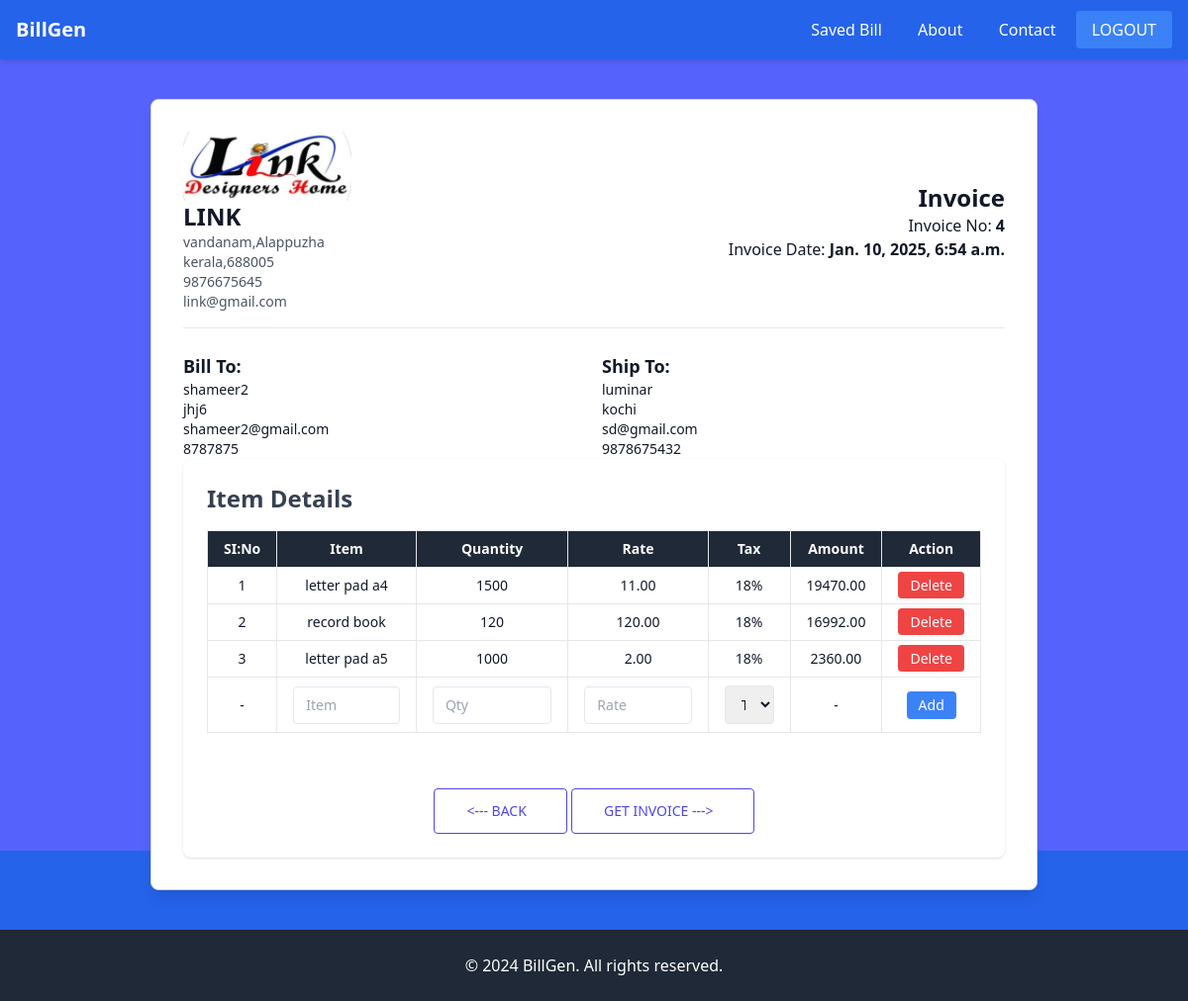
/generate/bill/4/ (signed in), run on the app's committed database.
### billapp/models.py (models this page shows, shortened)
class Company(models.Model):
    company_obj=models.OneToOneField(User,on_delete=models.CASCADE,related_name="company")
    company_logo=models.ImageField(upload_to="company_logo",null=True,blank=True)
    company_name=models.CharField(max_length=100)
    registration_number = models.CharField(max_length=50,null=True,blank=True)
    company_address=models.TextField()
    city = models.CharField(max_length=100)
    state = models.CharField(max_length=100)
    country = models.CharField(max_length=100,null=True,blank=True)
    postal_code = models.CharField(max_length=20)
    company_mobile=models.CharField(max_length=12)
    company_email=models.EmailField()
    website = models.URLField(blank=True, null=True)
    company_GSTIN=models.CharField(max_length=20,null=True,blank=True)
    established_date = models.DateField(null=True,blank=True)
    active = models.BooleanField(default=True,null=True,blank=True)

class Receiver(models.Model):
    receiver_obj = models.ForeignKey(Company, on_delete=models.CASCADE, related_name='receivers')  # Linking to Company
    receiver_name = models.CharField(max_length=100)  # Receiver Name
    receiver_address = models.TextField()  # Receiver Address
    receiver_city = models.CharField(max_length=100,null=True,blank=True)  # City
    receiver_state = models.CharField(max_length=100)  # State
    receiver_country = models.CharField(max_length=100, default="India",null=True,blank=True)  # Country (default to India)
    receiver_postal_code = models.CharField(max_length=10, blank=True, null=True)  # Postal Code
    receiver_mobile = models.CharField(max_length=15,null=True,blank=True)  # Mobile Number
    receiver_alternate_phone = models.CharField(max_length=15, blank=True, null=True)  # Alternate Phone Number
    receiver_email = models.EmailField()  # Email Address
    receiver_GSTIN = models.CharField(max_length=20, blank=True, null=True, help_text="GST Identification Number")
    receiver_pan = models.CharField(max_length=10, blank=True, null=True, help_text="PAN Number")
    is_active = models.BooleanField(default=True,null=True,blank=True)  # Status: Active/Inactive
    created_at = models.DateTimeField(default=now, editable=False,null=True,blank=True)  # Timestamp for creation
    updated_at = models.DateTimeField(auto_now=True,null=True,blank=True)  # Timestamp for last update
    class Meta:
        verbose_name = "Receiver"
        verbose_name_plural = "Receivers"
        ordering = ['receiver_name']

class ShipTo(models.Model):
    ship_obj = models.ForeignKey(Company, on_delete=models.CASCADE, related_name='shipments')  # Linking to Company
    shipping_name = models.CharField(max_length=100)  # Recipient Name
    shipping_address = models.TextField()  # Full Shipping Address
    shipping_city = models.CharField(max_length=100,null=True,blank=True)  # City
    shipping_state = models.CharField(max_length=100,null=True,blank=True)  # State
    shipping_country = models.CharField(max_length=100, default="India",null=True,blank=True)  # Country
    shipping_postal_code = models.CharField(max_length=10, blank=True, null=True)  # Postal Code
    shipping_mobile = models.CharField(max_length=15,null=True,blank=True)  # Primary Mobile Number
    shipping_alternate_phone = models.CharField(max_length=15, blank=True, null=True)  # Alternate Phone Number
    shipping_email = models.EmailField()  # Email Address
    shipping_instructions = models.TextField(blank=True, null=True, help_text="Special instructions for delivery")
    is_active = models.BooleanField(default=True,null=True,blank=True)  # Status: Active/Inactive
    created_at = models.DateTimeField(default=now, editable=False,null=True,blank=True)  # Timestamp for creation
    updated_at = models.DateTimeField(auto_now=True,null=True,blank=True)  # Timestamp for last update
    class Meta:
        verbose_name = "Ship To"
        verbose_name_plural = "Ship To"
        ordering = ['shipping_name']

class Item(models.Model):
    items_obj = models.ForeignKey(Company, on_delete=models.CASCADE, related_name='items')  # Linking to Company
    si_no = models.PositiveIntegerField(null=True)  # Serial Number
    items = models.CharField(max_length=255)  # Item Name
    description = models.TextField(blank=True, null=True)  # Item Description
    quantity = models.PositiveIntegerField()  # Quantity of Items
    unit = models.CharField(max_length=50, choices=[
        ('pcs', 'Pieces'),
        ('kg', 'Kilograms'),
        ('ltr', 'Liters'),
        ('box', 'Box'),
        ('doz', 'Dozen'),
    ], default='pcs')  # Unit of Measurement
    rate = models.DecimalField(max_digits=10, decimal_places=2)  # Unit Rate
    discount = models.DecimalField(max_digits=5, decimal_places=2, default=0.0, help_text="Discount in %")  # Discount Percentage
    tax_option = [
        ('18', 'GST'),
        ('0', 'No Tax'),
    ]
    tax = models.CharField(max_length=50, choices=tax_option, default='None')  # Tax Type
    tax_rate = models.DecimalField(max_digits=5, decimal_places=2, default=0.0, help_text="Tax rate in %")  # Tax Rate
    stock = models.PositiveIntegerField(default=0, help_text="Current stock available")  # Stock Tracking
    amount = models.DecimalField(max_digits=12, decimal_places=2,null=True,blank=True)  # Total Amount
    created_at = models.DateTimeField(default=now, editable=False)  # Timestamp for creation
    updated_at = models.DateTimeField(auto_now=True)  # Timestamp for last update

### billapp/views.py (the view, shortened to what this page needs)
# urls.py: path("generate/bill/<int:pk>/",views.GenerateBillReceiptView.as_view(),name="generate-bill"),
@method_decorator(decs, name='dispatch')
class GenerateBillReceiptView(View):
    template_name = 'generate_bill.html'
    item_form_class = ItemForm
    def get(self, request, *args, **kwargs):
        id = kwargs.get('pk')
        item_form_instance = self.item_form_class()
        qs = Item.objects.filter(items_obj=request.user.company)
        comp_dtl=Company.objects.get(company_obj=(request.user))
        receiver = Receiver.objects.filter(receiver_obj=request.user.company).get(id=id)
        shipto = ShipTo.objects.filter(ship_obj=request.user.company).get(id=id)
        return render(request, self.template_name, {
            "data": qs,
            "item_form": item_form_instance,
            "receiver_data": receiver,
            "shipto_data": shipto,
            "comp_dtl":comp_dtl,
             "id": id ,
            })

### billapp/forms.py
class ItemForm(forms.ModelForm):
    class Meta:
        model=Item
        fields=["items","quantity","rate","tax","amount"]

### billapp/templates/generate_bill.html (shortened to what this page needs)
{%extends 'base.html'%}
{%block main_block%}
<body class=" bg-gray-100 py-10 ">
    <div class="mt-10 mb-10 page max-w-4xl mx-auto bg-white p-8 shadow-lg rounded-lg border border-gray-300">
        <div class="flex justify-between items-center border-b pb-4">
            <div>
                {% if comp_dtl.company_logo %}
                <img src="{{comp_dtl.company_logo.url}}" id="mainImage" class="w-4/4 h-4/4 " style="height: 70px;">
                {% else %}
                <h5 class="text-lg font-bold text-blue-600">{{company.company_name}}</h5>
                {% endif %}
                <h1 class="text-2xl font-bold">{{comp_dtl.company_name}}</h1>
                <p class="text-sm text-gray-600">{{comp_dtl.company_address}},{{comp_dtl.city}}</p>
                <p class="text-sm text-gray-600">{{comp_dtl.state}},{{comp_dtl.postal_code}}</p>
                <p class="text-sm text-gray-600">{{comp_dtl.company_mobile}}</p>
                <p class="text-sm text-gray-600">{{comp_dtl.company_email}}</p>
            </div>
            <div class="text-right">
                <h2 class="text-2xl font-bold">Invoice</h2>
                <p>Invoice No: <strong>{{receiver_data.id}}</strong></p>
                <p>Invoice Date: <strong>{{receiver_data.created_at}}</strong></p>
            </div>
        </div>
        <div class="grid grid-cols-2 gap-4 mt-6">
            <div>
                <h3 class="text-lg font-semibold">Bill To:</h3>
                {% if receiver_data %}
                <p class="text-sm">{{ receiver_data.receiver_name }}</p>
                <p class="text-sm">{{ receiver_data.receiver_address }}</p>
                <p class="text-sm">{{ receiver_data.receiver_email }}</p>
                <p class="text-sm">{{ receiver_data.receiver_mobile }}</p>
                {% else %}
                <p class="text-sm text-gray-600">No receiver data available</p>
                {% endif %}
            </div>
            <div>
                <h3 class="text-lg font-semibold">Ship To:</h3>
                {% if shipto_data %}
                <p class="text-sm">{{ shipto_data.shipping_name }}</p>
                <p class="text-sm">{{ shipto_data.shipping_address }}</p>
                <p class="text-sm">{{ shipto_data.shipping_email }}</p>
                <p class="text-sm">{{ shipto_data.shipping_mobile }}</p>
                {% else %}
                <p class="text-sm text-gray-600">No shipto data available</p>
                {% endif %}
            </div>
        </div>
        <section class="bg-white  rounded-lg shadow p-6">
            <h2 class="text-2xl font-bold text-gray-700 mb-4">Item Details</h2>
            <div class="overflow-x-auto">
                <table class="table-auto w-full text-sm border-collapse border border-gray-300">
                    <thead class="bg-gray-800 text-white">
                        <tr>
                            <th class="border px-4 py-2">SI:No</th>
                            <th class="border px-4 py-2">Item</th>
                            <th class="border px-4 py-2">Quantity</th>
                            <th class="border px-4 py-2">Rate</th>
                            <th class="border px-4 py-2">Tax</th>
                            <th class="border px-4 py-2">Amount</th>
                            <th class="border px-4 py-2">Action</th>
                        </tr>
                    </thead>
                    <tbody>
                        {% for d in data %}
                        <tr class="text-center hover:bg-gray-100">
                            <td class="border px-4 py-2">{{ forloop.counter }}</td>
                            <td class="border px-4 py-2">{{ d.items }}</td>
                            <td class="border px-4 py-2">{{ d.quantity }}</td>
                            <td class="border px-4 py-2">{{ d.rate }}</td>
                            <td class="border px-4 py-2">{{ d.tax }}%</td>
                            <td class="border px-4 py-2">{{d.amount }}</td>
                            <td class="border px-4 py-2">
                                <a href="{% url 'delete-item' pk=d.id bill_id=id %}"
                                    class="bg-red-500 text-white px-3 py-1 rounded hover:bg-red-600">Delete</a>
                            </td>
                        </tr>
                        {% endfor %}
                        <form action="" method="post">
                            <tr>
                                <td class="border px-4 py-2 text-center">-</td>
                                <td class="border px-4 py-2"><input type="text" name="items" placeholder="Item"
                                        class="w-full px-3 py-2 border rounded"></td>
                                <td class="border px-4 py-2"><input type="number" name="quantity" placeholder="Qty"
                                        class="w-full px-3 py-2 border rounded"></td>
                                <td class="border px-4 py-2"><input type="number" name="rate" placeholder="Rate"
                                        class="w-full px-3 py-2 border rounded"></td>
                                <td class="border px-4 py-2">
                                    <select name="tax" class="w-full px-3 py-2 border rounded">
                                        <option value="" disabled selected>Tax</option>
                                    </select>
                                </td>
                                <td class="border px-4 py-2 text-center">-</td>
                                <td class="border px-4 py-2 text-center">
                                    <button type="submit" name="submit_item_form"
                                        class="bg-blue-500 text-white px-3 py-1 rounded hover:bg-blue-600">Add</button>
                                </td>
                            </tr>
                        </form>
                    </tbody>
                </table>
            </div>
            <div class="row mt-4 text-center">
                <a class="mt-10 inline-flex items-center gap-2 rounded border border-indigo-600 px-8 py-3 text-indigo-600 hover:bg-indigo-600 hover:text-white focus:outline-none focus:ring active:bg-indigo-500"
                    href="{% url 'index' %}">
                    <span class="text-sm font-medium"> <--- BACK </span>
                </a>
                <a class="mt-10 inline-flex items-center gap-2 rounded border border-indigo-600 px-8 py-3 text-indigo-600 hover:bg-indigo-600 hover:text-white focus:outline-none focus:ring active:bg-indigo-500"
                    href="{% url 'invoice' pk=id %}">
                    <span class="text-sm font-medium"> GET INVOICE ---> </span>
                </a>
            </div>
        </section>
    </div>
</body>
{%endblock%}

### data on the page
Company: company_logo (picture), company_name "LINK", company_address "vandanam", city "Alappuzha", state "kerala", postal_code "688005", company_mobile "9876675645", company_email "link@gmail.com"
Receiver: id "4", created_at "Jan. 10, 2025, 6:54 a.m.", receiver_name "shameer2", receiver_address "jhj6", receiver_email "shameer2@gmail.com", receiver_mobile "8787875"
ShipTo: shipping_name "luminar", shipping_address "kochi", shipping_email "sd@gmail.com", shipping_mobile "9878675432"
Item: items "letter pad a4", quantity "1500", rate "11.00", tax "18", amount "19470.00"
Item: items "record book", quantity "120", rate "120.00", tax "18", amount "16992.00"
Item: items "letter pad a5", quantity "1000", rate "2.00", tax "18", amount "2360.00"
